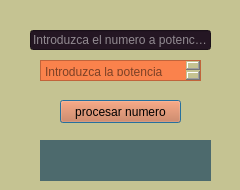
<?xml version="1.0" encoding="UTF-8"?>
<ui version="4.0">
 <class>Dialog</class>
 <widget class="QDialog" name="Dialog">
  <property name="geometry">
   <rect>
    <x>0</x>
    <y>0</y>
    <width>240</width>
    <height>190</height>
   </rect>
  </property>
  <property name="windowTitle">
   <string>Raiz de un numero</string>
  </property>
  <property name="styleSheet">
   <string notr="true">background-color: rgb(197, 195, 146);</string>
  </property>
  <widget class="QLineEdit" name="lineEdit">
   <property name="geometry">
    <rect>
     <x>30</x>
     <y>30</y>
     <width>181</width>
     <height>20</height>
    </rect>
   </property>
   <property name="palette">
    <palette>
     <active>
      <colorrole role="WindowText">
       <brush brushstyle="SolidPattern">
        <color alpha="255">
         <red>255</red>
         <green>255</green>
         <blue>255</blue>
        </color>
       </brush>
      </colorrole>
      <colorrole role="Button">
       <brush brushstyle="SolidPattern">
        <color alpha="255">
         <red>36</red>
         <green>22</green>
         <blue>35</blue>
        </color>
       </brush>
      </colorrole>
      <colorrole role="Light">
       <brush brushstyle="SolidPattern">
        <color alpha="255">
         <red>255</red>
         <green>255</green>
         <blue>255</blue>
        </color>
       </brush>
      </colorrole>
      <colorrole role="Midlight">
       <brush brushstyle="SolidPattern">
        <color alpha="255">
         <red>255</red>
         <green>255</green>
         <blue>255</blue>
        </color>
       </brush>
      </colorrole>
      <colorrole role="Dark">
       <brush brushstyle="SolidPattern">
        <color alpha="255">
         <red>255</red>
         <green>255</green>
         <blue>255</blue>
        </color>
       </brush>
      </colorrole>
      <colorrole role="Mid">
       <brush brushstyle="SolidPattern">
        <color alpha="255">
         <red>255</red>
         <green>255</green>
         <blue>255</blue>
        </color>
       </brush>
      </colorrole>
      <colorrole role="Text">
       <brush brushstyle="SolidPattern">
        <color alpha="255">
         <red>0</red>
         <green>0</green>
         <blue>0</blue>
        </color>
       </brush>
      </colorrole>
      <colorrole role="ButtonText">
       <brush brushstyle="SolidPattern">
        <color alpha="255">
         <red>255</red>
         <green>255</green>
         <blue>255</blue>
        </color>
       </brush>
      </colorrole>
      <colorrole role="Base">
       <brush brushstyle="SolidPattern">
        <color alpha="255">
         <red>36</red>
         <green>22</green>
         <blue>35</blue>
        </color>
       </brush>
      </colorrole>
      <colorrole role="Window">
       <brush brushstyle="SolidPattern">
        <color alpha="255">
         <red>36</red>
         <green>22</green>
         <blue>35</blue>
        </color>
       </brush>
      </colorrole>
      <colorrole role="Shadow">
       <brush brushstyle="SolidPattern">
        <color alpha="255">
         <red>255</red>
         <green>255</green>
         <blue>255</blue>
        </color>
       </brush>
      </colorrole>
      <colorrole role="Highlight">
       <brush brushstyle="SolidPattern">
        <color alpha="255">
         <red>255</red>
         <green>255</green>
         <blue>255</blue>
        </color>
       </brush>
      </colorrole>
      <colorrole role="HighlightedText">
       <brush brushstyle="SolidPattern">
        <color alpha="255">
         <red>254</red>
         <green>254</green>
         <blue>254</blue>
        </color>
       </brush>
      </colorrole>
      <colorrole role="Link">
       <brush brushstyle="SolidPattern">
        <color alpha="255">
         <red>255</red>
         <green>255</green>
         <blue>255</blue>
        </color>
       </brush>
      </colorrole>
      <colorrole role="LinkVisited">
       <brush brushstyle="SolidPattern">
        <color alpha="255">
         <red>255</red>
         <green>255</green>
         <blue>255</blue>
        </color>
       </brush>
      </colorrole>
      <colorrole role="AlternateBase">
       <brush brushstyle="SolidPattern">
        <color alpha="255">
         <red>255</red>
         <green>255</green>
         <blue>255</blue>
        </color>
       </brush>
      </colorrole>
      <colorrole role="ToolTipBase">
       <brush brushstyle="SolidPattern">
        <color alpha="255">
         <red>255</red>
         <green>255</green>
         <blue>255</blue>
        </color>
       </brush>
      </colorrole>
      <colorrole role="ToolTipText">
       <brush brushstyle="SolidPattern">
        <color alpha="255">
         <red>255</red>
         <green>255</green>
         <blue>255</blue>
        </color>
       </brush>
      </colorrole>
      <colorrole role="PlaceholderText">
       <brush brushstyle="SolidPattern">
        <color alpha="128">
         <red>255</red>
         <green>255</green>
         <blue>255</blue>
        </color>
       </brush>
      </colorrole>
     </active>
     <inactive>
      <colorrole role="WindowText">
       <brush brushstyle="SolidPattern">
        <color alpha="255">
         <red>0</red>
         <green>0</green>
         <blue>0</blue>
        </color>
       </brush>
      </colorrole>
      <colorrole role="Button">
       <brush brushstyle="SolidPattern">
        <color alpha="255">
         <red>36</red>
         <green>22</green>
         <blue>35</blue>
        </color>
       </brush>
      </colorrole>
      <colorrole role="Light">
       <brush brushstyle="SolidPattern">
        <color alpha="255">
         <red>36</red>
         <green>22</green>
         <blue>35</blue>
        </color>
       </brush>
      </colorrole>
      <colorrole role="Midlight">
       <brush brushstyle="SolidPattern">
        <color alpha="255">
         <red>36</red>
         <green>22</green>
         <blue>35</blue>
        </color>
       </brush>
      </colorrole>
      <colorrole role="Dark">
       <brush brushstyle="SolidPattern">
        <color alpha="255">
         <red>160</red>
         <green>160</green>
         <blue>160</blue>
        </color>
       </brush>
      </colorrole>
      <colorrole role="Mid">
       <brush brushstyle="SolidPattern">
        <color alpha="255">
         <red>160</red>
         <green>160</green>
         <blue>160</blue>
        </color>
       </brush>
      </colorrole>
      <colorrole role="Text">
       <brush brushstyle="SolidPattern">
        <color alpha="255">
         <red>255</red>
         <green>255</green>
         <blue>255</blue>
        </color>
       </brush>
      </colorrole>
      <colorrole role="ButtonText">
       <brush brushstyle="SolidPattern">
        <color alpha="255">
         <red>0</red>
         <green>0</green>
         <blue>0</blue>
        </color>
       </brush>
      </colorrole>
      <colorrole role="Base">
       <brush brushstyle="SolidPattern">
        <color alpha="255">
         <red>36</red>
         <green>22</green>
         <blue>35</blue>
        </color>
       </brush>
      </colorrole>
      <colorrole role="Window">
       <brush brushstyle="SolidPattern">
        <color alpha="255">
         <red>36</red>
         <green>22</green>
         <blue>35</blue>
        </color>
       </brush>
      </colorrole>
      <colorrole role="Shadow">
       <brush brushstyle="SolidPattern">
        <color alpha="255">
         <red>105</red>
         <green>105</green>
         <blue>105</blue>
        </color>
       </brush>
      </colorrole>
      <colorrole role="Highlight">
       <brush brushstyle="SolidPattern">
        <color alpha="255">
         <red>240</red>
         <green>240</green>
         <blue>240</blue>
        </color>
       </brush>
      </colorrole>
      <colorrole role="HighlightedText">
       <brush brushstyle="SolidPattern">
        <color alpha="255">
         <red>254</red>
         <green>254</green>
         <blue>254</blue>
        </color>
       </brush>
      </colorrole>
      <colorrole role="Link">
       <brush brushstyle="SolidPattern">
        <color alpha="255">
         <red>0</red>
         <green>0</green>
         <blue>255</blue>
        </color>
       </brush>
      </colorrole>
      <colorrole role="LinkVisited">
       <brush brushstyle="SolidPattern">
        <color alpha="255">
         <red>255</red>
         <green>0</green>
         <blue>255</blue>
        </color>
       </brush>
      </colorrole>
      <colorrole role="AlternateBase">
       <brush brushstyle="SolidPattern">
        <color alpha="255">
         <red>246</red>
         <green>246</green>
         <blue>246</blue>
        </color>
       </brush>
      </colorrole>
      <colorrole role="ToolTipBase">
       <brush brushstyle="SolidPattern">
        <color alpha="255">
         <red>255</red>
         <green>255</green>
         <blue>220</blue>
        </color>
       </brush>
      </colorrole>
      <colorrole role="ToolTipText">
       <brush brushstyle="SolidPattern">
        <color alpha="255">
         <red>0</red>
         <green>0</green>
         <blue>0</blue>
        </color>
       </brush>
      </colorrole>
      <colorrole role="PlaceholderText">
       <brush brushstyle="SolidPattern">
        <color alpha="128">
         <red>255</red>
         <green>255</green>
         <blue>255</blue>
        </color>
       </brush>
      </colorrole>
     </inactive>
     <disabled>
      <colorrole role="WindowText">
       <brush brushstyle="SolidPattern">
        <color alpha="255">
         <red>120</red>
         <green>120</green>
         <blue>120</blue>
        </color>
       </brush>
      </colorrole>
      <colorrole role="Button">
       <brush brushstyle="SolidPattern">
        <color alpha="255">
         <red>36</red>
         <green>22</green>
         <blue>35</blue>
        </color>
       </brush>
      </colorrole>
      <colorrole role="Light">
       <brush brushstyle="SolidPattern">
        <color alpha="255">
         <red>36</red>
         <green>22</green>
         <blue>35</blue>
        </color>
       </brush>
      </colorrole>
      <colorrole role="Midlight">
       <brush brushstyle="SolidPattern">
        <color alpha="255">
         <red>36</red>
         <green>22</green>
         <blue>35</blue>
        </color>
       </brush>
      </colorrole>
      <colorrole role="Dark">
       <brush brushstyle="SolidPattern">
        <color alpha="255">
         <red>160</red>
         <green>160</green>
         <blue>160</blue>
        </color>
       </brush>
      </colorrole>
      <colorrole role="Mid">
       <brush brushstyle="SolidPattern">
        <color alpha="255">
         <red>160</red>
         <green>160</green>
         <blue>160</blue>
        </color>
       </brush>
      </colorrole>
      <colorrole role="Text">
       <brush brushstyle="SolidPattern">
        <color alpha="255">
         <red>120</red>
         <green>120</green>
         <blue>120</blue>
        </color>
       </brush>
      </colorrole>
      <colorrole role="ButtonText">
       <brush brushstyle="SolidPattern">
        <color alpha="255">
         <red>120</red>
         <green>120</green>
         <blue>120</blue>
        </color>
       </brush>
      </colorrole>
      <colorrole role="Base">
       <brush brushstyle="SolidPattern">
        <color alpha="255">
         <red>36</red>
         <green>22</green>
         <blue>35</blue>
        </color>
       </brush>
      </colorrole>
      <colorrole role="Window">
       <brush brushstyle="SolidPattern">
        <color alpha="255">
         <red>36</red>
         <green>22</green>
         <blue>35</blue>
        </color>
       </brush>
      </colorrole>
      <colorrole role="Shadow">
       <brush brushstyle="SolidPattern">
        <color alpha="255">
         <red>0</red>
         <green>0</green>
         <blue>0</blue>
        </color>
       </brush>
      </colorrole>
      <colorrole role="Highlight">
       <brush brushstyle="SolidPattern">
        <color alpha="255">
         <red>0</red>
         <green>120</green>
         <blue>215</blue>
        </color>
       </brush>
      </colorrole>
      <colorrole role="HighlightedText">
       <brush brushstyle="SolidPattern">
        <color alpha="255">
         <red>254</red>
         <green>254</green>
         <blue>254</blue>
        </color>
       </brush>
      </colorrole>
      <colorrole role="Link">
       <brush brushstyle="SolidPattern">
        <color alpha="255">
         <red>0</red>
         <green>0</green>
         <blue>255</blue>
        </color>
       </brush>
      </colorrole>
      <colorrole role="LinkVisited">
       <brush brushstyle="SolidPattern">
        <color alpha="255">
         <red>255</red>
         <green>0</green>
         <blue>255</blue>
        </color>
       </brush>
      </colorrole>
      <colorrole role="AlternateBase">
       <brush brushstyle="SolidPattern">
        <color alpha="255">
         <red>246</red>
         <green>246</green>
         <blue>246</blue>
        </color>
       </brush>
      </colorrole>
      <colorrole role="ToolTipBase">
       <brush brushstyle="SolidPattern">
        <color alpha="255">
         <red>255</red>
         <green>255</green>
         <blue>220</blue>
        </color>
       </brush>
      </colorrole>
      <colorrole role="ToolTipText">
       <brush brushstyle="SolidPattern">
        <color alpha="255">
         <red>0</red>
         <green>0</green>
         <blue>0</blue>
        </color>
       </brush>
      </colorrole>
      <colorrole role="PlaceholderText">
       <brush brushstyle="SolidPattern">
        <color alpha="128">
         <red>0</red>
         <green>0</green>
         <blue>0</blue>
        </color>
       </brush>
      </colorrole>
     </disabled>
    </palette>
   </property>
   <property name="styleSheet">
    <string notr="true">background-color: rgb(36, 22, 35);</string>
   </property>
   <property name="placeholderText">
    <string>Introduzca el numero a potenciar</string>
   </property>
  </widget>
  <widget class="QPushButton" name="pushButton">
   <property name="geometry">
    <rect>
     <x>60</x>
     <y>100</y>
     <width>121</width>
     <height>23</height>
    </rect>
   </property>
   <property name="palette">
    <palette>
     <active>
      <colorrole role="Button">
       <brush brushstyle="SolidPattern">
        <color alpha="255">
         <red>213</red>
         <green>111</green>
         <blue>61</blue>
        </color>
       </brush>
      </colorrole>
      <colorrole role="Text">
       <brush brushstyle="SolidPattern">
        <color alpha="255">
         <red>36</red>
         <green>22</green>
         <blue>35</blue>
        </color>
       </brush>
      </colorrole>
      <colorrole role="Base">
       <brush brushstyle="SolidPattern">
        <color alpha="255">
         <red>213</red>
         <green>111</green>
         <blue>61</blue>
        </color>
       </brush>
      </colorrole>
      <colorrole role="Window">
       <brush brushstyle="SolidPattern">
        <color alpha="255">
         <red>213</red>
         <green>111</green>
         <blue>61</blue>
        </color>
       </brush>
      </colorrole>
      <colorrole role="PlaceholderText">
       <brush brushstyle="SolidPattern">
        <color alpha="128">
         <red>36</red>
         <green>22</green>
         <blue>35</blue>
        </color>
       </brush>
      </colorrole>
     </active>
     <inactive>
      <colorrole role="Button">
       <brush brushstyle="SolidPattern">
        <color alpha="255">
         <red>213</red>
         <green>111</green>
         <blue>61</blue>
        </color>
       </brush>
      </colorrole>
      <colorrole role="Text">
       <brush brushstyle="SolidPattern">
        <color alpha="255">
         <red>36</red>
         <green>22</green>
         <blue>35</blue>
        </color>
       </brush>
      </colorrole>
      <colorrole role="Base">
       <brush brushstyle="SolidPattern">
        <color alpha="255">
         <red>213</red>
         <green>111</green>
         <blue>61</blue>
        </color>
       </brush>
      </colorrole>
      <colorrole role="Window">
       <brush brushstyle="SolidPattern">
        <color alpha="255">
         <red>213</red>
         <green>111</green>
         <blue>61</blue>
        </color>
       </brush>
      </colorrole>
      <colorrole role="PlaceholderText">
       <brush brushstyle="SolidPattern">
        <color alpha="128">
         <red>36</red>
         <green>22</green>
         <blue>35</blue>
        </color>
       </brush>
      </colorrole>
     </inactive>
     <disabled>
      <colorrole role="Button">
       <brush brushstyle="SolidPattern">
        <color alpha="255">
         <red>213</red>
         <green>111</green>
         <blue>61</blue>
        </color>
       </brush>
      </colorrole>
      <colorrole role="Text">
       <brush brushstyle="SolidPattern">
        <color alpha="255">
         <red>120</red>
         <green>120</green>
         <blue>120</blue>
        </color>
       </brush>
      </colorrole>
      <colorrole role="Base">
       <brush brushstyle="SolidPattern">
        <color alpha="255">
         <red>213</red>
         <green>111</green>
         <blue>61</blue>
        </color>
       </brush>
      </colorrole>
      <colorrole role="Window">
       <brush brushstyle="SolidPattern">
        <color alpha="255">
         <red>213</red>
         <green>111</green>
         <blue>61</blue>
        </color>
       </brush>
      </colorrole>
      <colorrole role="PlaceholderText">
       <brush brushstyle="SolidPattern">
        <color alpha="128">
         <red>0</red>
         <green>0</green>
         <blue>0</blue>
        </color>
       </brush>
      </colorrole>
     </disabled>
    </palette>
   </property>
   <property name="styleSheet">
    <string notr="true">
background-color: rgb(213, 111, 61);</string>
   </property>
   <property name="text">
    <string>procesar numero</string>
   </property>
  </widget>
  <widget class="QLabel" name="label">
   <property name="geometry">
    <rect>
     <x>40</x>
     <y>140</y>
     <width>171</width>
     <height>41</height>
    </rect>
   </property>
   <property name="styleSheet">
    <string notr="true">background-color: rgb(77, 106, 109);
font: 8pt &quot;MS Shell Dlg 2&quot;;</string>
   </property>
   <property name="text">
    <string/>
   </property>
  </widget>
  <widget class="QTextEdit" name="textEdit">
   <property name="geometry">
    <rect>
     <x>40</x>
     <y>60</y>
     <width>161</width>
     <height>21</height>
    </rect>
   </property>
   <property name="styleSheet">
    <string notr="true">background-color: rgb(250, 130, 76);</string>
   </property>
   <property name="placeholderText">
    <string>Introduzca la potencia</string>
   </property>
  </widget>
 </widget>
 <resources/>
 <connections/>
</ui>
